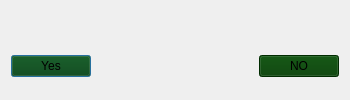
<?xml version="1.0" encoding="UTF-8"?>
<ui version="4.0">
 <class>TBSMesgDlg</class>
 <widget class="QDialog" name="TBSMesgDlg">
  <property name="geometry">
   <rect>
    <x>0</x>
    <y>0</y>
    <width>350</width>
    <height>100</height>
   </rect>
  </property>
  <property name="windowTitle">
   <string/>
  </property>
  <layout class="QGridLayout" name="gridLayout">
   <item row="1" column="0">
    <widget class="QPushButton" name="btn_Left">
     <property name="sizePolicy">
      <sizepolicy hsizetype="Fixed" vsizetype="Fixed">
       <horstretch>0</horstretch>
       <verstretch>0</verstretch>
      </sizepolicy>
     </property>
     <property name="styleSheet">
      <string notr="true">background-color: rgb(0, 60, 0);</string>
     </property>
     <property name="text">
      <string>Yes</string>
     </property>
    </widget>
   </item>
   <item row="1" column="2">
    <widget class="QPushButton" name="btn_Right">
     <property name="sizePolicy">
      <sizepolicy hsizetype="Fixed" vsizetype="Fixed">
       <horstretch>0</horstretch>
       <verstretch>0</verstretch>
      </sizepolicy>
     </property>
     <property name="styleSheet">
      <string notr="true">background-color: rgb(0, 60, 0);</string>
     </property>
     <property name="text">
      <string>NO</string>
     </property>
    </widget>
   </item>
   <item row="0" column="0" colspan="3">
    <widget class="QLabel" name="lab_Msg">
     <property name="sizePolicy">
      <sizepolicy hsizetype="Preferred" vsizetype="Fixed">
       <horstretch>0</horstretch>
       <verstretch>0</verstretch>
      </sizepolicy>
     </property>
     <property name="text">
      <string/>
     </property>
     <property name="wordWrap">
      <bool>true</bool>
     </property>
    </widget>
   </item>
   <item row="1" column="1">
    <spacer name="hspc">
     <property name="orientation">
      <enum>Qt::Horizontal</enum>
     </property>
     <property name="sizeType">
      <enum>QSizePolicy::Fixed</enum>
     </property>
     <property name="sizeHint" stdset="0">
      <size>
       <width>100</width>
       <height>20</height>
      </size>
     </property>
    </spacer>
   </item>
  </layout>
 </widget>
 <resources/>
 <connections/>
</ui>
